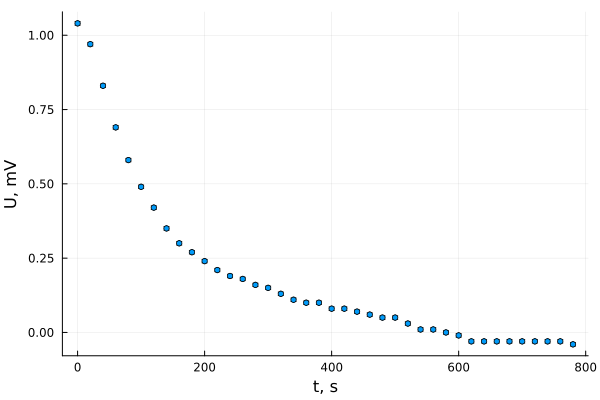

Here is the Julia script that generated this plot:
using Plots
include("setup.jl")

timeline = 0:20:(length(voltages2) - 1) * 20

voltage_uncertainties = voltage_uncert(voltages2)
time_uncertainties = fill(Y([0.5, 0.1]), length(timeline))

scatter(
  timeline, voltages2, 
  xerr=time_uncertainties, 
  yerr=voltage_uncertainties, 
  markersize=3, 
  legend=false
)

xlabel!("t, s")
ylabel!("U, mV")
savefig("plot2.png")